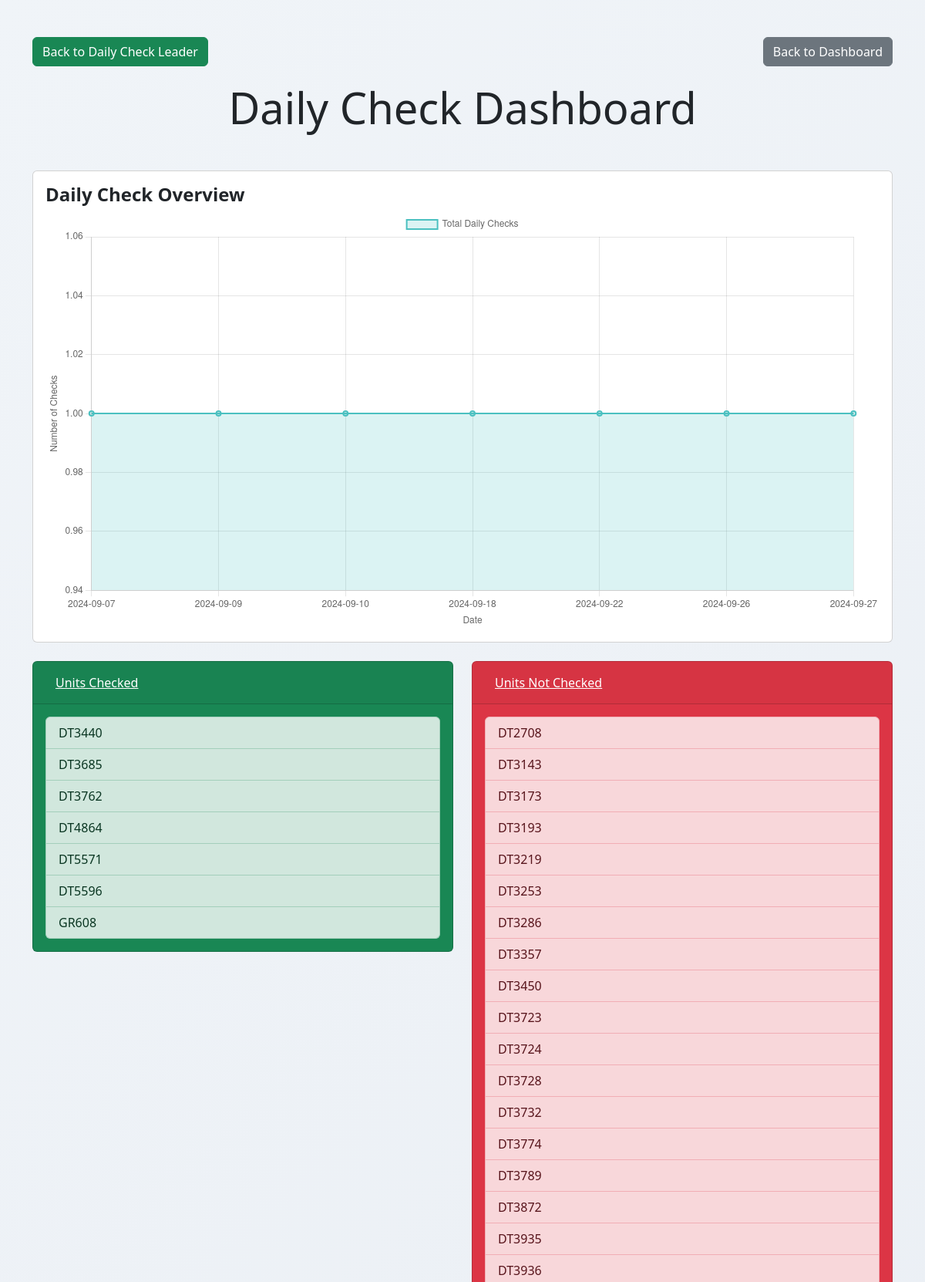
Screenshot of /daily_check_graph.php (upper part) with the database file from the repository.
### tables this page shows
CREATE TABLE `unit_ip` (
  `id` int NOT NULL,
  `unit_name` varchar(50) NOT NULL,
  `ip_address` varchar(15) NOT NULL
);

### daily_check_graph.php (the view, shortened to what this page needs)
<?php
$servername = "localhost";
$username = "root";
$password = "";
$dbname = "dailycheck";
$conn = new mysqli($servername, $username, $password, $dbname);
$data = [];
$labels = [];
$sql = "SELECT date, COUNT(*) as total_checks FROM daily_check_leader GROUP BY date ORDER BY date ASC";
$result = $conn->query($sql);
if ($result->num_rows > 0) {
    while ($row = $result->fetch_assoc()) {
        $labels[] = $row['date'];
        $data[] = (int)$row['total_checks'];
    }
}
$all_units_query = "SELECT id, unit_name FROM unit_ip";
$all_units_result = $conn->query($all_units_query);
$checked_units_query = "SELECT DISTINCT unit_id FROM daily_check_leader";
$checked_units_result = $conn->query($checked_units_query);
$checked_units = [];
if ($checked_units_result->num_rows > 0) {
    while ($row = $checked_units_result->fetch_assoc()) {
        $checked_units[] = $row['unit_id'];
    }
}
?>
<!DOCTYPE html>
<html lang="en">
<head>
    <link href="https://cdn.jsdelivr.net/npm/bootstrap@5.3.0/dist/css/bootstrap.min.css" rel="stylesheet">
</head>
<body class="bg-light">
    <div class="container mt-5">
        <div class="action-buttons">
            <a href="daily_check_leader.php" class="btn btn-success">Back to Daily Check Leader</a>
            <a href="dashboard.php" class="btn btn-secondary">Back to Dashboard</a>
        </div>
        <h1 class="display-4 text-center mb-5">Daily Check Dashboard</h1>
        <div class="card mb-4">
            <div class="card-body">
                <h5 class="card-title">Daily Check Overview</h5>
                <canvas id="dailyCheckChart" width="400" height="200"></canvas>
            </div>
        </div>
        <div class="row mb-4">
            <div class="col-md-6">
                <div class="card text-white bg-success">
                    <div class="card-header">
                        <h5 class="card-title mb-0">
                            <button class="btn btn-link text-white" type="button" data-bs-toggle="collapse" data-bs-target="#checkedUnits" aria-expanded="true" aria-controls="checkedUnits">
                                Units Checked
                            </button>
                        </h5>
                    </div>
                    <div id="checkedUnits" class="collapse show">
                        <div class="card-body">
                            <ul class="list-group">
                                <?php while ($unit = $all_units_result->fetch_assoc()): ?>
                                    <?php if (in_array($unit['id'], $checked_units)): ?>
                                        <li class="list-group-item list-group-item-success"><?= htmlspecialchars($unit['unit_name']) ?></li>
                                    <?php endif; ?>
                                <?php endwhile; ?>
                            </ul>
                        </div>
                    </div>
                </div>
            </div>
            <div class="col-md-6">
                <div class="card text-white bg-danger">
                    <div class="card-header">
                        <h5 class="card-title mb-0">
                            <button class="btn btn-link text-white" type="button" data-bs-toggle="collapse" data-bs-target="#notCheckedUnits" aria-expanded="true" aria-controls="notCheckedUnits">
                                Units Not Checked
                            </button>
                        </h5>
                    </div>
                    <div id="notCheckedUnits" class="collapse show">
                        <div class="card-body">
                            <ul class="list-group">
                                <?php
                                $all_units_result->data_seek(0);
                                while ($unit = $all_units_result->fetch_assoc()): ?>
                                    <?php if (!in_array($unit['id'], $checked_units)): ?>
                                        <li class="list-group-item list-group-item-danger"><?= htmlspecialchars($unit['unit_name']) ?></li>
                                    <?php endif; ?>
                                <?php endwhile; ?>
                            </ul>
                        </div>
                    </div>
                </div>
            </div>
        </div>
    </div>
    <script>
        const ctx = document.getElementById('dailyCheckChart').getContext('2d');
        const dailyCheckChart = new Chart(ctx, {
            type: 'line',
            data: {
                labels: <?php echo json_encode($labels); ?>,
                datasets: [{
                    label: 'Total Daily Checks',
                    data: <?php echo json_encode($data); ?>,
                    borderColor: 'rgba(75, 192, 192, 1)',
                    backgroundColor: 'rgba(75, 192, 192, 0.2)',
                    borderWidth: 2,
                    fill: true
                }]
            },
            options: {
                responsive: true,
                scales: {
                    x: {
                        title: {
                            display: true,
                            text: 'Date'
                        }
                    },
                    y: {
                        title: {
                            display: true,
                            text: 'Number of Checks'
                        }
                    }
                }
            }
        });
    </script>
</body>
</html>

### daily_check_graph.php (style rules this page uses)
body { background: linear-gradient(135deg, #f0f4f8, #e2e7ef); }
.card-title { font-size: 1.5rem; font-weight: bold; }
.action-buttons { display: flex; justify-content: space-between; margin-bottom: 20px; }

### rows the page displays
unit_ip: unit_name "DT3440"
unit_ip: unit_name "DT3685"
unit_ip: unit_name "DT3762"
unit_ip: unit_name "DT4864"
unit_ip: unit_name "DT5571"
unit_ip: unit_name "DT5596"
unit_ip: unit_name "GR608"
unit_ip: unit_name "DT2708"
unit_ip: unit_name "DT3143"
unit_ip: unit_name "DT3173"
unit_ip: unit_name "DT3193"
unit_ip: unit_name "DT3219"
unit_ip: unit_name "DT3253"
unit_ip: unit_name "DT3286"
unit_ip: unit_name "DT3357"
unit_ip: unit_name "DT3450"
unit_ip: unit_name "DT3723"
unit_ip: unit_name "DT3724"
unit_ip: unit_name "DT3728"
unit_ip: unit_name "DT3732"
unit_ip: unit_name "DT3774"
unit_ip: unit_name "DT3789"
unit_ip: unit_name "DT3872"
unit_ip: unit_name "DT3935"
unit_ip: unit_name "DT3936"

### other values shown
chart data {{ json_encode($labels) }} ["2024-09-07","2024-09-09","2024-09-10","2024-09-18","2024-09-22","2024-09-26","2024-09-27"]
chart data {{ json_encode($data) }} [1,1,1,1,1,1,1]
